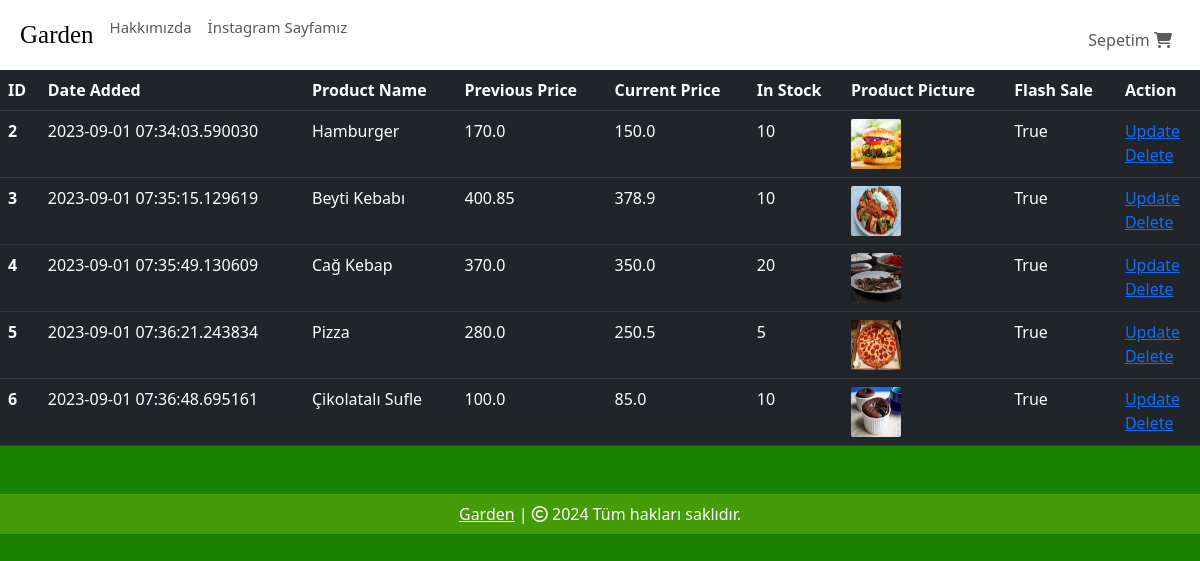
Page /shop-items (signed in) on the earlier database version.
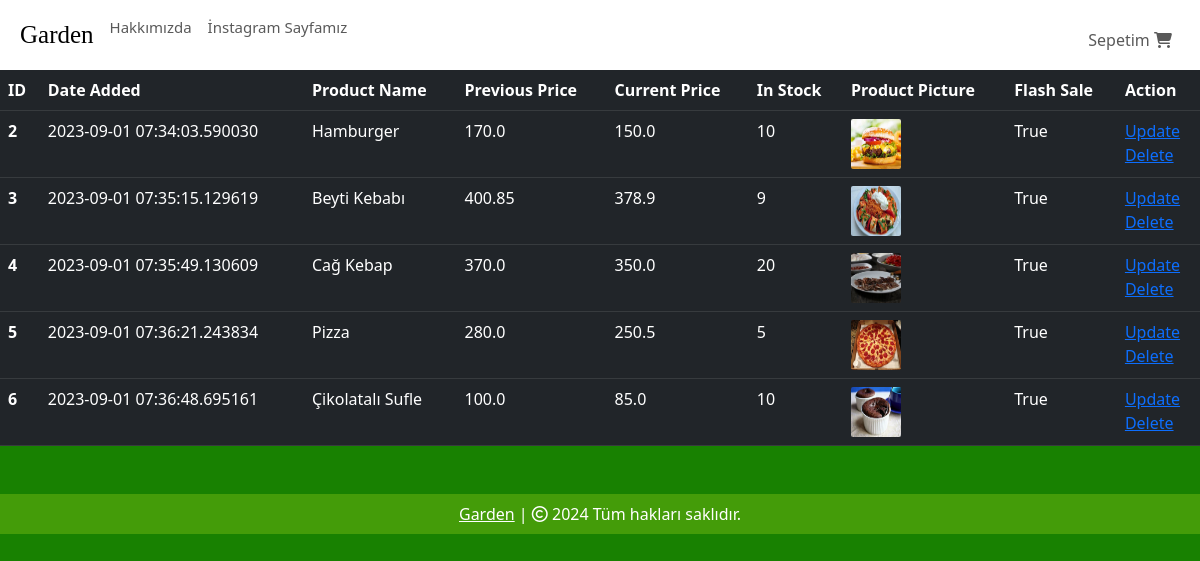
Same page on the later database version.
### website/models.py (models this page shows, shortened)
class Product(db.Model):
    id = db.Column(db.Integer, primary_key=True)
    product_name = db.Column(db.String(100), nullable=False)
    current_price = db.Column(db.Float, nullable=False)
    previous_price = db.Column(db.Float, nullable=False)
    in_stock = db.Column(db.Integer, nullable=False)
    product_picture = db.Column(db.String(1000), nullable=False)
    flash_sale = db.Column(db.Boolean, default=False)
    date_added = db.Column(db.DateTime, default=datetime.utcnow)
    carts = db.relationship('Cart', backref=db.backref('product', lazy=True))
    orders = db.relationship('Order', backref=db.backref('product', lazy=True))

### website/admin.py (the view)
@admin.route('/shop-items', methods=['GET', 'POST'])
@login_required
def shop_items():
    if current_user.id == 6:
        items = Product.query.order_by(Product.date_added).all()
        return render_template('shop_items.html', items=items)
    return render_template('404.html')

### website/templates/shop_items.html (shortened to what this page needs)
{% extends 'base.html' %}
{% block body %}
{% if items | length < 1 %}
<h3 style="color: white;">No Shop Items </h3>
{% else %}
<table class="table table-dark table-hover">
    <thead>
        <tr>
            <th scope="col">ID</th>
            <th scope="col">Date Added</th>
            <th scope="col">Product Name</th>
            <th scope="col">Previous Price</th>
            <th scope="col">Current Price</th>
            <th scope="col">In Stock</th>
            <th scope="col">Product Picture</th>
            <th scope="col">Flash Sale</th>
            <th scope="col">Action</th>
        </tr>
    </thead>
    <tbody>
        {% for item in items %}
        <tr>
            <th scope="row">{{ item.id }}</th>
            <td>{{ item.date_added }}</td>
            <td>{{ item.product_name }}</td>
            <td>{{ item.previous_price }}</td>
            <td>{{ item.current_price }}</td>
            <td>{{ item.in_stock }}</td>
            <td><img src="{{ item.product_picture }}" alt="" style="height: 50px; width: 50px; border-radius: 2px;"></td>
            <td>{{ item.flash_sale }}</td>
            <td>
                <a href="/update-item/{{ item.id }}">Update</a>
                <br>
                <a href="/delete-item/{{ item.id }}">Delete</a>
            </td>
        </tr>
        {% endfor %}
    </tbody>
</table>
{% endif %}
{% endblock %}

Differences in the rows shown:
changed Product "Beyti Kebabı": in_stock "10" → "9"
